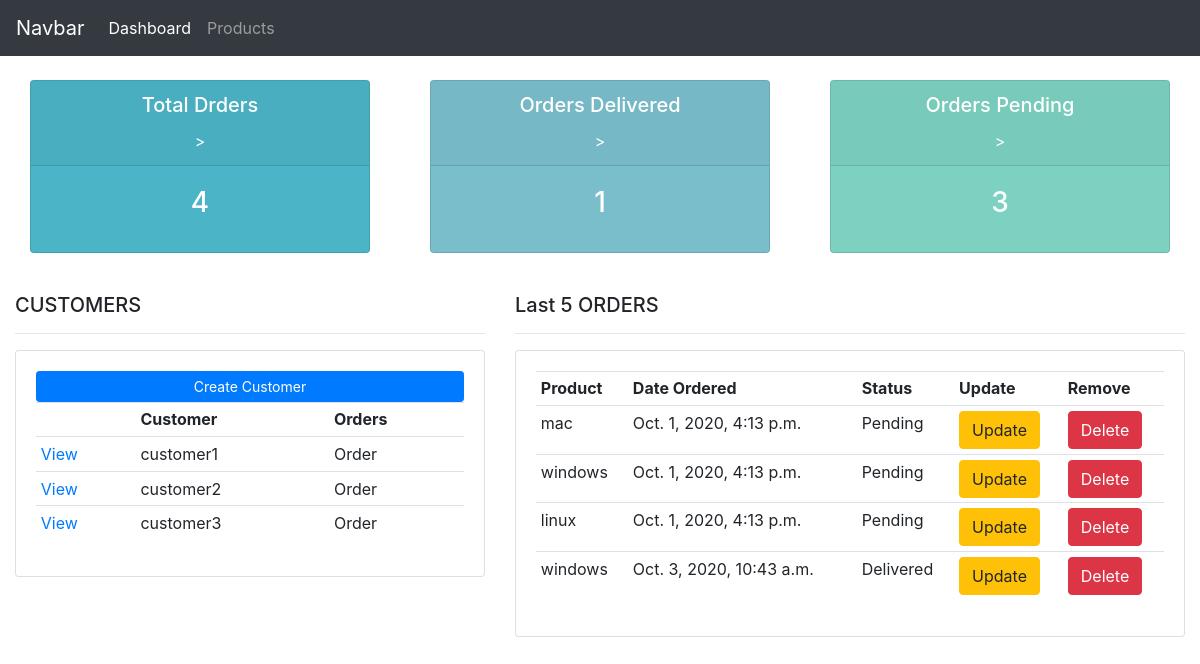
/accounts/dashboard/, run on an earlier commit of the app's database.
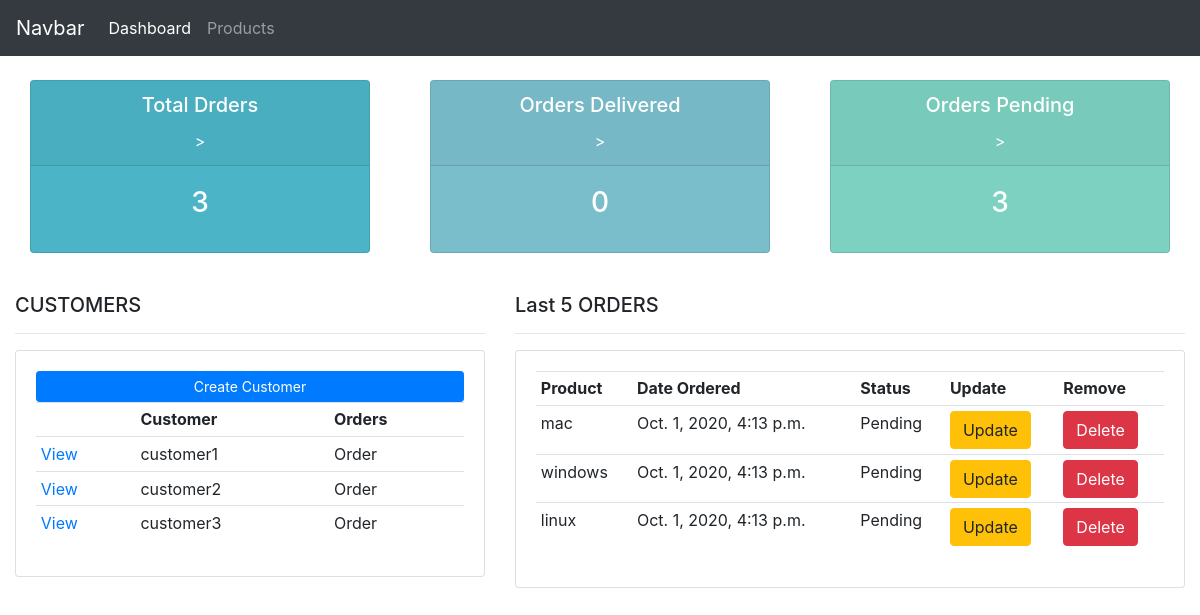
And on a later commit of the database.
### accounts/models.py (models this page shows, shortened)
class Customer(models.Model):
    name = models.CharField(max_length=200,null=True)
    phone = models.CharField(max_length=200,null=True)
    email = models.CharField(max_length=200,null=True)

class Order(models.Model):
    STATUS_CHOICES = (
        ('Pending','Pending'),
        ('Out of Delivery','Out of Delivery'),
        ('Delivered','Delivered'),
    )
    customer = models.ForeignKey(Customer,null=True,on_delete=models.SET_NULL)
    product = models.ForeignKey(Product,null=True,on_delete=models.SET_NULL)
    date_created = models.DateTimeField(auto_now_add=True)
    status = models.CharField(max_length=20,null=True,choices=STATUS_CHOICES)
    tags = models.ManyToManyField(tag)

class Product(models.Model):
    CATEGORY_CHOICES = (
        ('Indoor','Indoor'),
        ('Outdoor','Outdoor')
    )
    name = models.CharField(max_length=200,null=True)
    price = models.IntegerField(null=True)
    category = models.CharField(max_length=20,null=True,choices=CATEGORY_CHOICES)
    description = models.CharField(max_length=200,null=True)
    date_created = models.DateTimeField(auto_now_add=True,null=True)
    def __str__(self):
        return self.name

### accounts/views.py (the view)
# urls.py: path('dashboard/',dashboard,name='dashboard'),
def dashboard(request):
    orders = Order.objects.all()
    customers = Customer.objects.all()
    total_orders = orders.count()
    total_delivered = orders.filter(status='Delivered').count()
    total_pending = orders.filter(status='Pending').count()
    context ={
        'customers':customers,
        'orders':orders,
        'total_orders':total_orders,
        'total_delivered':total_delivered,
        'total_pending':total_pending,
    }
    return render(request,'accounts/dashboard.html',context)

### accounts/templates/accounts/dashboard.html (shortened to what this page needs)
{% extends 'accounts/main.html' %}
{% block content %}
{% include 'accounts/status.html' %}
<br>
    <div class="row">
        <div class="col-md-5">
            <h5 class="">CUSTOMERS</h5>
            <hr>
            <div class="card card-body">
                <a class="btn btn-primary btn-sm btn-block" href="">Create Customer</a>
                <table class="table table-sm">
                    <tr>
                        <td></td>
                        <th>Customer</th>
                        <th>Orders</th>
                    </tr>
                    {% for customer in customers %}
                    <tr>
                        <td><a href="{% url 'accounts:customer' customer.id %}">View</a></td>
                        <td>{{customer.name}}</th>
                        <td>Order</th>
                    </tr>
                    {% endfor %}
                </table>
            </div>
        </div>
        <div class="col-md-7">
            <h5 class="">Last 5 ORDERS</h5>
            <hr>
            <div class="card card-body">
                <table class="table table-sm">
                    <tr>
                        <th>Product</th>
                        <th>Date Ordered</th>
                        <th>Status</th>
                        <th>Update</th>
                        <th>Remove</th>
                    </tr>
                    {% for order in orders %}
                    <tr>
                        <td>{{order.product}}</th>
                        <td>{{order.date_created}}</th>
                        <td>{{order.status}}</th>
                        <td><a href="{% url 'accounts:order_update' order.id %}" class="btn btn-warning">Update</a></th>
                        <td><a href="{% url 'accounts:order_delete' order.id %}" class="btn btn-danger">Delete</a></th>
                    </tr>
                    {% endfor %}
                </table>
            </div>
        </div>
    </div>
{% endblock %}

What changed in the data, as far as the page shows it:
removed Order: product "windows", date_created "Oct. 3, 2020, 10:43 a.m.", status "Delivered"
Also different on the page:
{{ total_orders }}: "4" → "3"
{{ total_delivered }}: "1" → "0"
